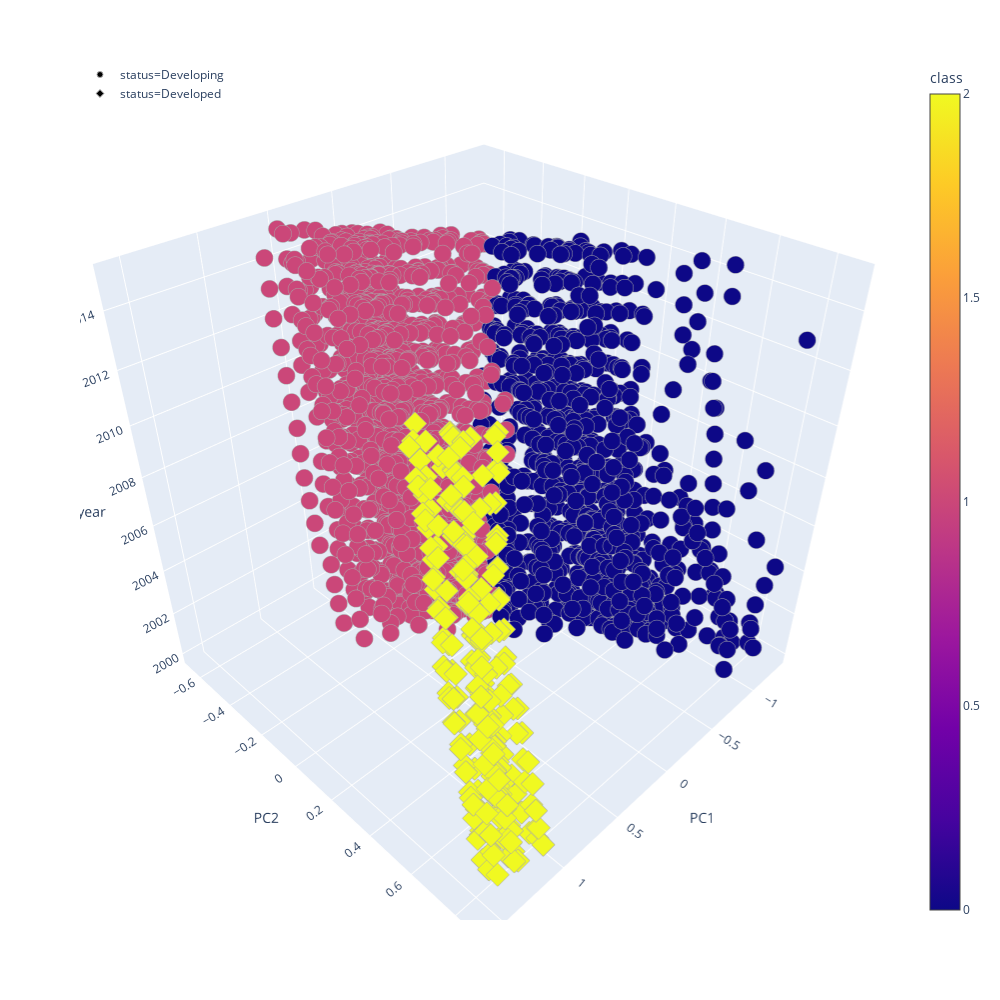

The code cell stored with this chart in its notebook:
### Code cell
# 3D plot to visualize data
fig=px.scatter_3d(combined_df,
                 x="PC1",
                 y="PC2",
                 z="year",
                 color="class",
                 symbol="status",
                 hover_name="country",
                 hover_data=["region","year","status","LE"],                
                 width=1000,
                 height=1000
                 )
fig.update_traces(
        marker_size=6,
        marker_line=dict(width=1, color='darkgrey'),
        selector=dict(mode='markers'))
fig.update_layout(legend={"x":0,"y":1})
fig.show()

### Figure 1 — Plotly figure (JSON) as saved in the notebook; plotly's stock layout.template omitted (floating-point values rounded to 4 significant figures; data arrays with more than 128 entries replaced by an {"elided": "..."} marker saying what was removed)
{"data": [{"customdata": {"elided": "1984x4 mixed values"}, "hoverlabel": {"namelength": 0}, "hovertemplate": "<b>%{hovertext}</b><br><br>status=%{customdata[2]}<br>PC1=%{x}<br>PC2=%{y}<br>year=%{customdata[1]}<br>region=%{customdata[0]}<br>LE=%{customdata[3]}<br>class=%{marker.color}", "hovertext": {"elided": "1984 str values"}, "legendgroup": "status=Developing", "marker": {"color": {"elided": "1984 int values"}, "coloraxis": "coloraxis", "line": {"color": "darkgrey", "width": 1}, "size": 6, "symbol": "circle"}, "mode": "markers", "name": "status=Developing", "scene": "scene", "showlegend": true, "type": "scatter3d", "x": {"elided": "1984 float values"}, "y": {"elided": "1984 float values"}, "z": {"elided": "1984 int values"}}, {"customdata": {"elided": "233x4 mixed values"}, "hoverlabel": {"namelength": 0}, "hovertemplate": "<b>%{hovertext}</b><br><br>status=%{customdata[2]}<br>PC1=%{x}<br>PC2=%{y}<br>year=%{customdata[1]}<br>region=%{customdata[0]}<br>LE=%{customdata[3]}<br>class=%{marker.color}", "hovertext": {"elided": "233 str values"}, "legendgroup": "status=Developed", "marker": {"color": {"elided": "233 int values"}, "coloraxis": "coloraxis", "line": {"color": "darkgrey", "width": 1}, "size": 6, "symbol": "diamond"}, "mode": "markers", "name": "status=Developed", "scene": "scene", "showlegend": true, "type": "scatter3d", "x": {"elided": "233 float values"}, "y": {"elided": "233 float values"}, "z": {"elided": "233 int values"}}], "layout": {"coloraxis": {"colorbar": {"title": {"text": "class"}}, "colorscale": [[0, "#0d0887"], [0.1111, "#46039f"], [0.2222, "#7201a8"], [0.3333, "#9c179e"], [0.4444, "#bd3786"], [0.5556, "#d8576b"], [0.6667, "#ed7953"], [0.7778, "#fb9f3a"], [0.8889, "#fdca26"], [1, "#f0f921"]]}, "height": 1000, "legend": {"tracegroupgap": 0, "x": 0, "y": 1}, "margin": {"t": 60}, "scene": {"domain": {"x": [0, 0.98], "y": [0, 1]}, "xaxis": {"title": {"text": "PC1"}}, "yaxis": {"title": {"text": "PC2"}}, "zaxis": {"title": {"text": "year"}}}, "width": 1000}}
